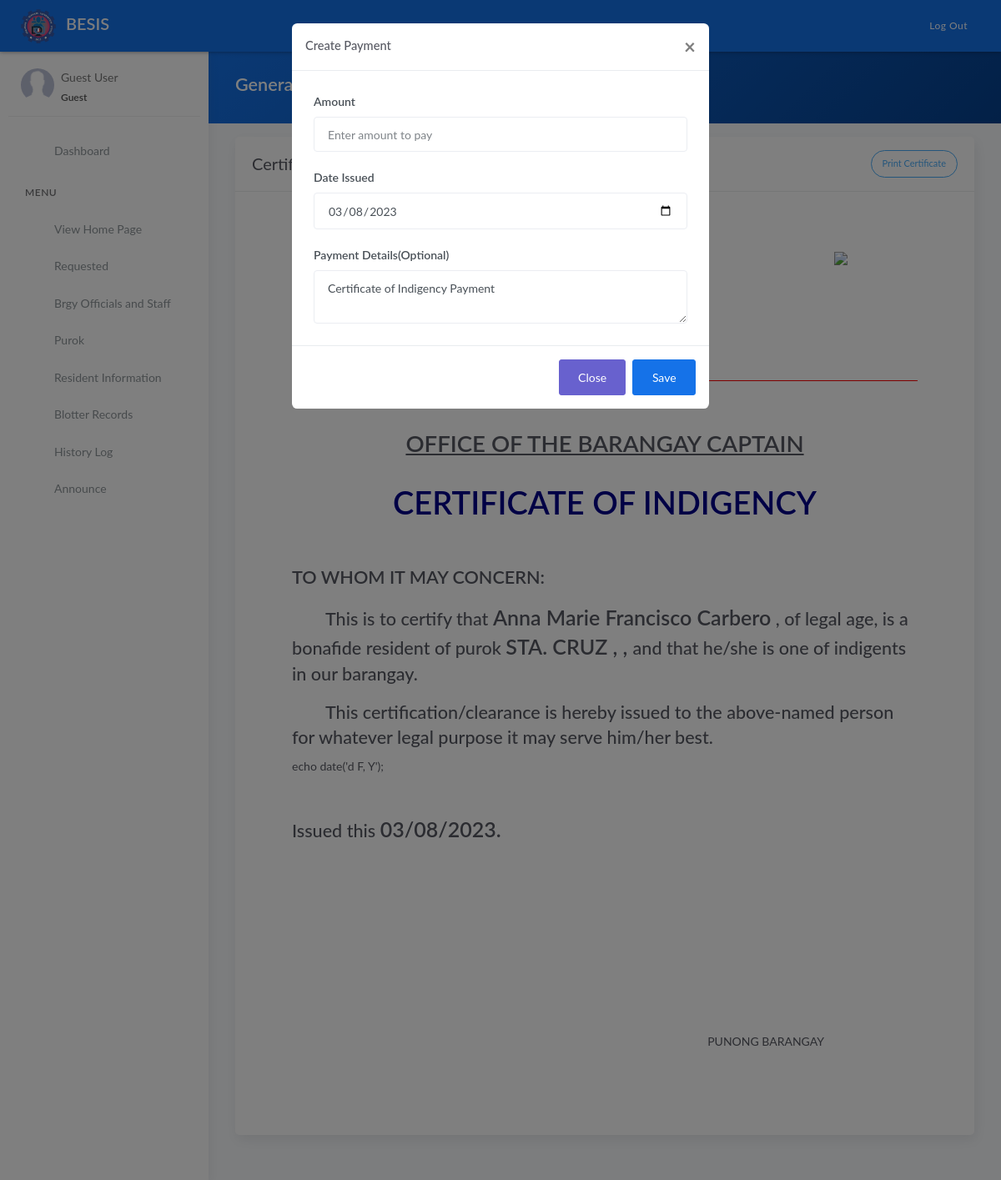
Screenshot of /generate_indi_cert.php?id=231 with the database file from the repository.
### tables this page shows
CREATE TABLE `tblresident` (
  `id` int(11) NOT NULL AUTO_INCREMENT,
  `active` varchar(10) NOT NULL,
  `national_id` varchar(100) DEFAULT NULL,
  `citizenship` varchar(50) DEFAULT NULL,
  `picture` text,
  `firstname` varchar(50) DEFAULT NULL,
  `middlename` varchar(50) NOT NULL,
  `lastname` varchar(50) DEFAULT NULL,
  `alias` varchar(20) DEFAULT NULL,
  `household` varchar(50) DEFAULT NULL,
  `birthplace` varchar(80) DEFAULT NULL,
  `birthdate` date DEFAULT NULL,
  `age` int(11) DEFAULT NULL,
  `civilstatus` varchar(20) DEFAULT NULL,
  `gender` varchar(20) DEFAULT NULL,
  `purok` varchar(50) DEFAULT NULL,
  `voterstatus` varchar(20) DEFAULT NULL,
  `identified_as` varchar(30) DEFAULT NULL,
  `phone` varchar(50) DEFAULT NULL,
  `email` varchar(50) DEFAULT NULL,
  `occupation` varchar(100) DEFAULT NULL,
  `fourps` varchar(10) NOT NULL,
  `address` text,
  `resident_type` int(11) DEFAULT '1',
  `remarks` text,
  `stat_id` int(11) NOT NULL,
  PRIMARY KEY (`id`)
);

### generate_indi_cert.php (the view, shortened to what this page needs)
<?php include 'server/server.php' ?>
<?php
    $id = $_GET['id'];
	$query = "SELECT * FROM tblresident WHERE id='$id'";
    $result = $conn->query($query);
    $resident = $result->fetch_assoc();
?>
<!DOCTYPE html>
<html lang="en">
<head>
	<?php include 'templates/header.php' ?>
</head>
<body>
	<div class="wrapper">
		<?php include 'templates/main-header.php' ?>
		<?php include 'templates/sidebar.php' ?>
		<div class="main-panel">
			<div class="content">
				<div class="panel-header bg-primary-gradient">
					<div class="page-inner">
						<div class="d-flex align-items-left align-items-md-center flex-column flex-md-row">
							<div>
								<h2 class="text-white fw-bold">Generate Certificate</h2>
							</div>
						</div>
					</div>
				</div>
				<div class="page-inner">
					<div class="row mt--2">
						<div class="col-md-12">
                            <div class="card">
								<div class="card-header">
									<div class="card-head-row">
										<div class="card-title">Certificate of Indigency</div>
										<div class="card-tools">
											<button class="btn btn-info btn-border btn-round btn-sm" onclick="printDiv('printThis')">
												Print Certificate
											</button>
										</div>
									</div>
								</div>
								<div class="card-body m-5" id="printThis">
                                    <div class="d-flex flex-wrap justify-content-around" style="border-bottom:1px solid red">
                                        <div class="text-center">
										</div>
										<div class="text-center">
                                            <h3 class="mb-0">Republic of the Philippines</h3>
                                            <h3 class="mb-0">Province of <?= ucwords($province) ?></h3>
											<h3 class="mb-0">Municipality of <?= ucwords($town) ?></h3>
											<h1 class="fw-bold mb-0">Barangay <?= ucwords($brgy) ?></h1>
                                            <p><i>Mobile No. <?= $number ?></i></p>
										</div>
                                        <div class="text-center">
                                            <img src="assets/uploads/<?= $brgy_logo ?>" class="img-fluid" width="100">
										</div>
									</div>
                                    <div class="row mt-2">
                                        <div class="col-md-12">
                                            <div class="text-center mt-5">
                                                <h1 class="mt-4 fw-bold"><u>OFFICE OF THE BARANGAY CAPTAIN</u></h1>
                                            </div>
                                            <div class="text-center">
                                                <h1 class="mt-4 fw-bold mb-5" style="font-size:38px;color:darkblue">CERTIFICATE OF INDIGENCY</h1>
                                            </div>
                                            <h2 class="mt-5 fw-bold">TO WHOM IT MAY CONCERN:</h2>
                                            <h2 class="mt-3" style="text-indent: 40px;">This is to certify that <span class="fw-bold" style="font-size:25px"><?= ucwords($resident['firstname'].' '.$resident['middlename'].' '.$resident['lastname']) ?></span>
                                            , of legal age, is a bonafide resident of purok <span class="fw-bold" style="font-size:25px"><?= ucwords($resident['purok']) ?> <?= ucwords($brgy) ?>, <?= ucwords($town) ?>, <?= ucwords($province) ?></span> and that he/she is one of indigents in our barangay.</h2>
                                            <h2 class="mt-3" style="text-indent: 40px;">This certification/clearance is hereby issued to the above-named person for whatever legal purpose it may serve him/her best.</h2>echo date('d F, Y');
                                            <h2 class="mt-5">Issued this <span class="fw-bold" style="font-size:25px"><?= date('m/d/Y') ?>.</span></h2>
                                        </div>
                                        <div class="col-md-12">
                                            <div class="p-3 text-right mr-5" style="margin-top:200px">
                                                <p class="mr-5">PUNONG BARANGAY</p>
                                            </div>
                                        </div>
                                    </div>
								</div>
							</div>
						</div>
					</div>
				</div>
			</div>
            <div class="modal fade" id="pment" tabindex="-1" role="dialog" aria-labelledby="exampleModalLabel" aria-hidden="true"  data-backdrop="static" data-keyboard="false">
                <div class="modal-dialog" role="document">
                    <div class="modal-content">
                        <div class="modal-header">
                            <h5 class="modal-title" id="exampleModalLabel">Create Payment</h5>
                            <button type="button" class="close" data-dismiss="modal" aria-label="Close">
                                <span aria-hidden="true">&times;</span>
                            </button>
                        </div>
                        <div class="modal-body">
                            <form method="POST" action="model/save_pment.php" >
                                <div class="form-group">
                                    <label>Amount</label>
                                    <input type="number" class="form-control" name="amount" placeholder="Enter amount to pay" required>
                                </div>
                                <div class="form-group">
                                    <label>Date Issued</label>
                                    <input type="date" class="form-control" name="date" value="<?= date('Y-m-d') ?>">
                                </div>
                                <div class="form-group">
                                    <label>Payment Details(Optional)</label>
                                    <textarea class="form-control" placeholder="Enter Payment Details" name="details">Certificate of Indigency Payment</textarea>
                                </div>
                        </div>
                        <div class="modal-footer">
                            <button type="button" class="btn btn-secondary" onclick="goBack()">Close</button>
                            <button type="submit" class="btn btn-primary">Save</button>
                        </div>
                    </div>
                </div>
            </div>
		</div>
	</div>
</body>
</html>

### rows the page displays
tblresident: firstname+middlename+lastname "Anna Marie Francisco Carbero", purok "STA. CRUZ"
